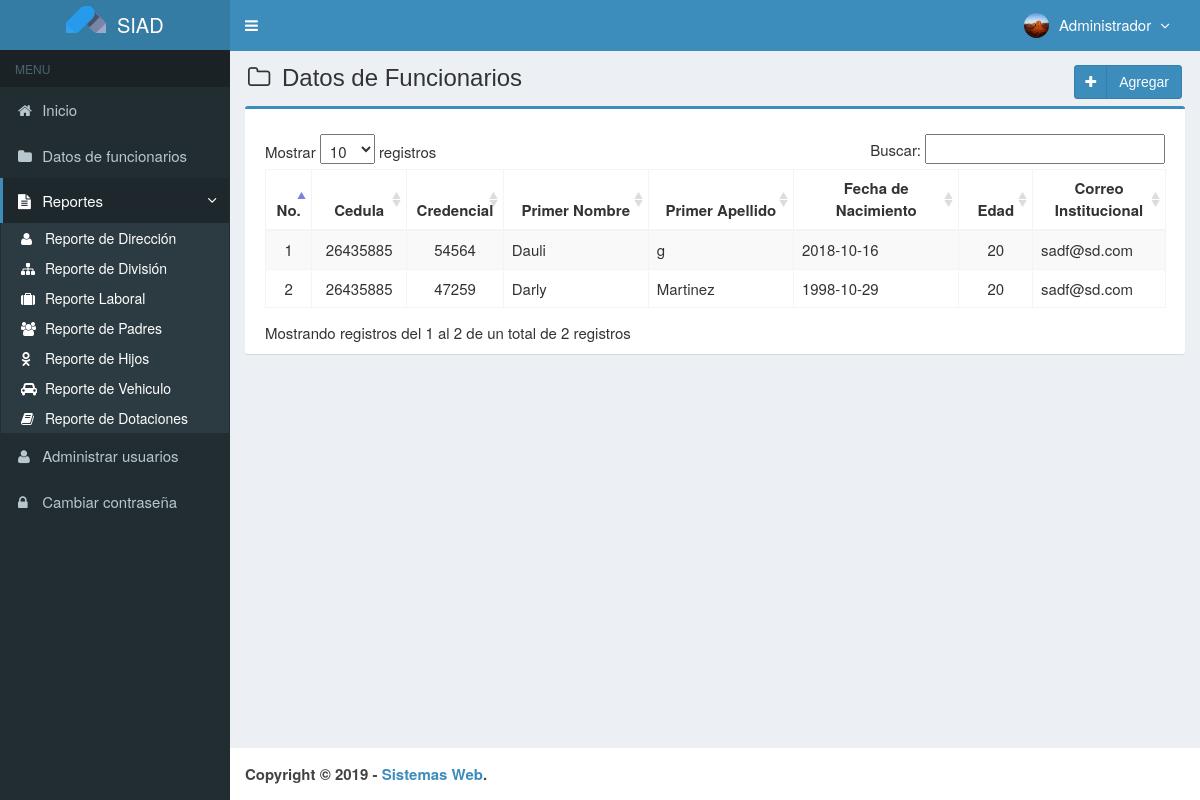
Page /main.php?module=stock_inventory (signed in) on the committed database.
### tables this page shows
CREATE TABLE `usuarios` (
  `id_user` int(3) NOT NULL,
  `username` varchar(50) NOT NULL,
  `name_user` varchar(50) NOT NULL,
  `password` varchar(50) NOT NULL,
  `correo_i` varchar(50) DEFAULT NULL,
  `telefono` varchar(13) DEFAULT NULL,
  `foto` varchar(100) DEFAULT NULL,
  `permisos_acceso` enum('Super Admin','Gerente','Almacen') NOT NULL,
  `status` enum('activo','bloqueado') NOT NULL DEFAULT 'activo',
  `created_at` timestamp NOT NULL DEFAULT CURRENT_TIMESTAMP,
  `updated_at` timestamp NOT NULL DEFAULT CURRENT_TIMESTAMP ON UPDATE CURRENT_TIMESTAMP
);

CREATE TABLE `medicamentos` (
  `codigo` varchar(7) NOT NULL,
  `nombre` varchar(50) NOT NULL,
  `precio_compra` int(11) NOT NULL,
  `precio_venta` int(11) NOT NULL,
  `unidad` varchar(20) NOT NULL,
  `stock` int(11) NOT NULL,
  `created_user` int(3) NOT NULL,
  `created_date` timestamp NOT NULL DEFAULT CURRENT_TIMESTAMP,
  `updated_user` int(3) NOT NULL,
  `updated_date` timestamp NOT NULL DEFAULT CURRENT_TIMESTAMP ON UPDATE CURRENT_TIMESTAMP,
  `p_nombre` varchar(50) NOT NULL,
  `cedula` int(10) NOT NULL,
  `credencial` int(20) NOT NULL,
  `p_apellido` varchar(50) NOT NULL,
  `fec_nac` date NOT NULL,
  `edad` int(3) NOT NULL,
  `s_nombre` varchar(50) NOT NULL,
  `s_apellido` varchar(50) NOT NULL,
  `rif` int(15) NOT NULL,
  `genero` int(11) NOT NULL,
  `tel_cel` int(11) NOT NULL,
  `tel_hab` int(11) NOT NULL,
  `tel_emerg` int(11) NOT NULL,
  `municipio` varchar(50) NOT NULL,
  `calle` varchar(50) NOT NULL,
  `casa` varchar(50) NOT NULL,
  `parroquia` varchar(50) NOT NULL,
  `estado` varchar(50) NOT NULL,
  `ciudad` varchar(50) NOT NULL,
  `avenida` varchar(50) NOT NULL,
  `codigo_cp` int(20) NOT NULL,
  `serial_cp` int(20) NOT NULL,
  `estado_c` varchar(50) NOT NULL,
  `lugar_nac` varchar(50) NOT NULL,
  `correo_e` varchar(50) NOT NULL,
  `grado_inst` varchar(50) NOT NULL,
  `correo_i` varchar(50) NOT NULL,
  `tipo_s` varchar(50) NOT NULL,
  `medicamen` varchar(100) NOT NULL,
  `discapacidad` varchar(100) NOT NULL,
  `alergias` varchar(100) NOT NULL,
  `nota` varchar(200) NOT NULL,
  `notas` varchar(400) NOT NULL,
  `fec_ing` varchar(100) NOT NULL,
  `tiempo_s` varchar(50) NOT NULL,
  `ubic_fis` varchar(150) NOT NULL,
  `p_nombref` varchar(50) NOT NULL,
  `s_nombref` varchar(100) NOT NULL,
  `p_apellidof` varchar(100) NOT NULL,
  `s_apellidof` varchar(50) NOT NULL,
  `cedulaf` int(9) NOT NULL,
  `fec_nacf` varchar(100) NOT NULL,
  `edadf` varchar(3) NOT NULL,
  `generof` varchar(50) NOT NULL,
  `parentesco` varchar(50) NOT NULL,
  `estudiante` varchar(50) NOT NULL,
  `funcionario` varchar(50) NOT NULL,
  `inf_medf` varchar(200) NOT NULL,
  `tipo_v` varchar(200) NOT NULL,
  `placa` varchar(50) NOT NULL,
  `combustible` varchar(50) NOT NULL,
  `serial_carro` varchar(50) NOT NULL,
  `marca` varchar(50) NOT NULL,
  `modelo` varchar(50) NOT NULL,
  `color` varchar(50) NOT NULL,
  `alo` varchar(50) NOT NULL,
  `tipo_d` varchar(50) NOT NULL,
  `n_serial` varchar(50) NOT NULL,
  `marca_d` varchar(50) NOT NULL,
  `modelo_d` varchar(50) NOT NULL,
  `calibre` varchar(50) NOT NULL,
  `estatus` varchar(50) NOT NULL,
  `selec_div` varchar(50) NOT NULL,
  `cargo` varchar(50) NOT NULL,
  `rango` varchar(50) NOT NULL,
  `direccion` varchar(100) NOT NULL
);

### modules/stock_inventory/view.php (the view)
<section class="content-header">
  <h1>
    <i class="fa fa-folder-o icon-title"></i> Datos de Funcionarios
      <a class="btn btn-primary btn-social pull-right" href="?module=form_medicines&form=add" title="agregar" data-toggle="tooltip">
    <i class="fa fa-plus"></i> Agregar
      </a>
  </h1>
</section>
<section class="content">
  <div class="row">
    <div class="col-md-12">
      <div class="box box-primary">
        <div class="box-body">
          <table id="dataTables1" class="table table-bordered table-striped table-hover">
            <thead>
              <tr>
                <th class="center">No.</th>
                <th class="center">Cedula</th>
                <th class="center">Credencial</th>
                <th class="center">Primer Nombre</th>
                <th class="center">Primer Apellido</th>
                <th class="center">Fecha de Nacimiento</th>
                <th class="center">Edad</th>
                <th class="center">Correo Institucional</th>
              </tr>
            </thead>
            <tbody>
            <?php
            $no = 1;
            $query = mysqli_query($mysqli, "SELECT codigo,cedula,credencial,p_nombre,p_apellido,fec_nac,edad,correo_i FROM medicamentos ORDER BY nombre ASC")
                                            or die('Error: '.mysqli_error($mysqli));
            while ($data = mysqli_fetch_assoc($query)) {
              echo "<tr>
                      <td width='30' class='center'>$no</td>
                      <td width='80' class='center'>$data[cedula]</td>
                      <td width='80' class='center'>$data[credencial]</td>
                      <td width='140'>$data[p_nombre]</td>
                       <td width='140'>$data[p_apellido]</td>
                       <td width='160'>$data[fec_nac]</td>
                       <td width='60' class='center'>$data[edad]</td>
                       <td width='120'>$data[correo_i]</td>
                    </tr>";
              $no++;
            }
            ?>
            </tbody>
          </table>
        </div>
      </div>
    </div>
  </div>
</section><!-- /.content

### top-menu.php (shortened to what this page needs)
<?php
require_once "config/database.php";
$query = mysqli_query($mysqli, "SELECT id_user, name_user, foto, permisos_acceso FROM usuarios WHERE id_user='$_SESSION[id_user]'")
                                or die('error: '.mysqli_error($mysqli));
$data = mysqli_fetch_assoc($query);
?>
<li class="dropdown user user-menu">
  <a href="#" class="dropdown-toggle" data-toggle="dropdown">
  <?php
  if ($data['foto']=="") { ?>
    <img src="images/user/user-default.png" class="user-image" alt="User Image"/>
  <?php
  }
  else { ?>
    <img src="images/user/<?php echo $data['foto']; ?>" class="user-image" alt="User Image"/>
  <?php
  }
  ?>
    <span class="hidden-xs"><?php echo $data['name_user']; ?> <i style="margin-left:5px" class="fa fa-angle-down"></i></span>
  </a>
</li>

### assets/css/style.css (style rules this page uses)
.btn-social *:first-child { border-right: 1px solid rgba(0, 0, 0, 0.1); bottom: 0; font-size: 1em !important; left: 0; line-height: 32px !important; position: absolute; text-align: center; top: 0; width: 32px !important; }
.content-header { padding: 15px 18px 0; position: relative; }
.center { text-align:center; }
.icon-title { margin-right: 5px; }
body { background-color: #fff; color: #333; font-size: 15px; line-height: 1.42857; }

### rows in the picture
usuarios: foto (picture), name_user "Administrador"
medicamentos: cedula "26435885", credencial "54564", p_nombre "Dauli", p_apellido "g", fec_nac "2018-10-16", edad "20", correo_i "sadf@sd.com"
medicamentos: cedula "26435885", credencial "47259", p_nombre "Darly", p_apellido "Martinez", fec_nac "1998-10-29", edad "20", correo_i "sadf@sd.com"
